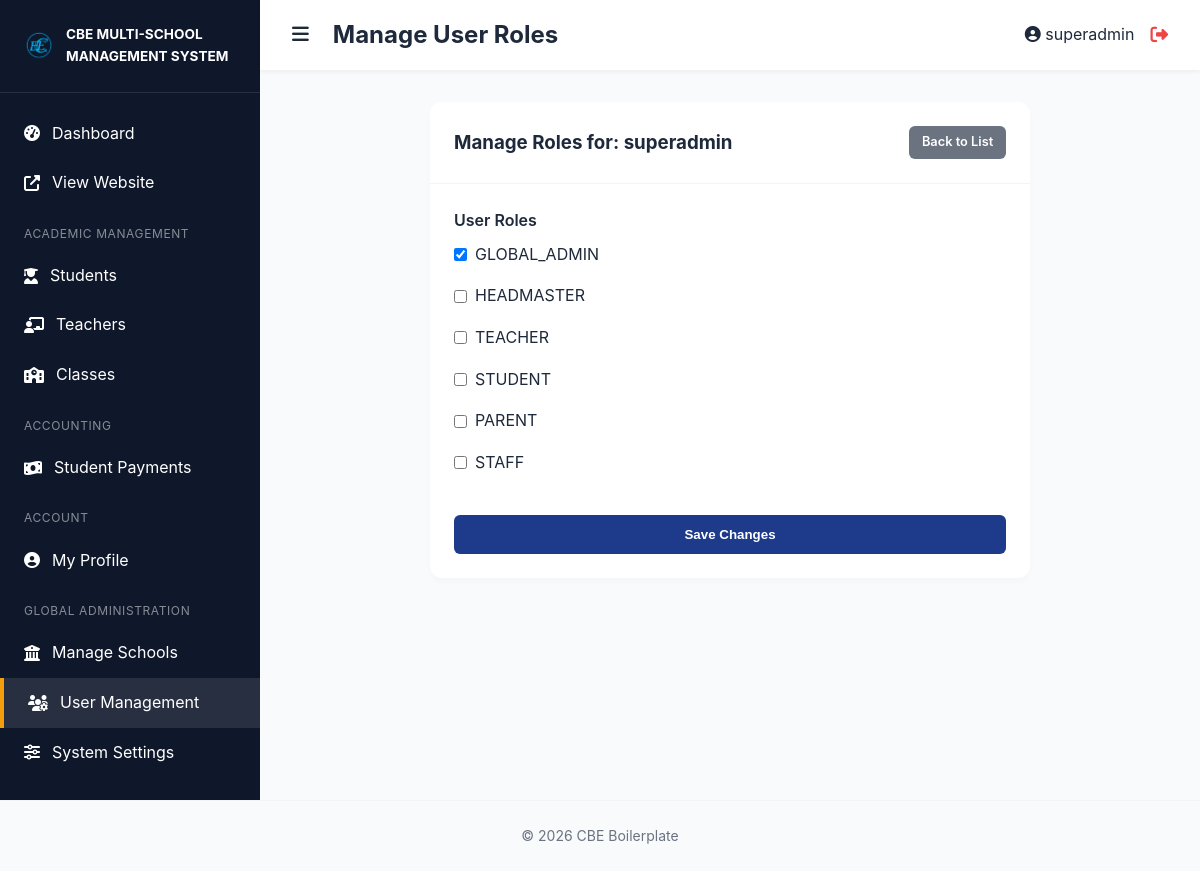
The app's page /modules/users/edit.php?id=1 (signed in) with its own data.
### tables this page shows
CREATE TABLE `users` (
  `id` int(11) NOT NULL AUTO_INCREMENT,
  `school_id` int(11) DEFAULT NULL,  
  `username` varchar(50) NOT NULL,
  `email` varchar(100) NOT NULL,
  `password` varchar(255) NOT NULL,
  `full_name` varchar(255) DEFAULT NULL,
  `phone` varchar(20) DEFAULT NULL,
  `profile_pic` varchar(255) DEFAULT 'default.png',
  `status` enum('active', 'inactive') DEFAULT 'active',
  `created_at` timestamp NOT NULL DEFAULT current_timestamp(),
  PRIMARY KEY (`id`),
  UNIQUE KEY `email` (`email`),
  UNIQUE KEY `username` (`username`),
  CONSTRAINT `users_ibfk_1` FOREIGN KEY (`school_id`) REFERENCES `schools` (`id`) ON DELETE SET NULL
);

CREATE TABLE `roles` (
  `id` int(11) NOT NULL AUTO_INCREMENT,
  `name` varchar(50) NOT NULL,
  PRIMARY KEY (`id`)
);

### modules/users/edit.php (the view, shortened to what this page needs)
<?php
include __DIR__ . '/../../includes/header.php';
require_once __DIR__ . '/../../config/database.php';
$user_id = $_GET['id'] ?? 0;
$stmt = $pdo->prepare("SELECT * FROM users WHERE id = ?");
$stmt->execute([$user_id]);
$user = $stmt->fetch();
$roles = $pdo->query("SELECT * FROM roles")->fetchAll();
$stmt = $pdo->prepare("SELECT role_id FROM user_roles WHERE user_id = ?");
$stmt->execute([$user_id]);
$current_role_ids = $stmt->fetchAll(PDO::FETCH_COLUMN);
?>
<div class="card" style="max-width: 600px; margin: 0 auto;">
    <div class="card-header">
        <h3>Manage Roles for: <?php echo htmlspecialchars($user['username']); ?></h3>
        <a href="list.php" class="btn btn-secondary btn-sm" style="width: auto;">Back to List</a>
    </div>
    <div style="padding: 1.5rem;">
        <form method="POST">
            <div class="form-group">
                <label>User Roles</label>
                <div style="display: flex; flex-direction: column; gap: 0.5rem; margin-top: 0.5rem;">
                    <?php foreach ($roles as $role): ?>
                        <label style="display: flex; align-items: center; gap: 0.5rem; font-weight: normal; cursor: pointer;">
                            <input type="checkbox" name="roles[]" value="<?php echo $role['id']; ?>"
                                <?php echo in_array($role['id'], $current_role_ids) ? 'checked' : ''; ?>>
                            <?php echo strtoupper($role['name']); ?>
                        </label>
                    <?php endforeach; ?>
                </div>
            </div>
            <div style="margin-top: 2rem;">
                <button type="submit" class="btn btn-primary">Save Changes</button>
            </div>
        </form>
    </div>
</div>
<?php include __DIR__ . '/../../includes/footer.php'; ?>

### assets/css/main.css (style rules this page uses)
* { box-sizing: border-box; margin: 0; padding: 0; }
body { font-family: var(--font_family); background-color: var(--background); color: var(--text); line-height: 1.6; }
a { text-decoration: none; color: inherit; }
.form-group { margin-bottom: 1rem; }
.form-group label { display: block; margin-bottom: 0.5rem; font-weight: 600; }
.btn { display: inline-block; padding: 0.75rem 1.5rem; border-radius: 6px; border: none; cursor: pointer; font-weight: 600; transition: all 0.3s ease; }
.btn-primary { background-color: var(--primary); color: white; width: 100%; }
.card { background: white; border-radius: 12px; box-shadow: 0 4px 6px rgba(0, 0, 0, 0.02); overflow: hidden; }
.card-header { padding: 1.5rem; border-bottom: 1px solid #f3f4f6; display: flex; justify-content: space-between; align-items: center; }
.btn-sm { padding: 0.4rem 0.8rem; font-size: 0.8rem; }
.btn-secondary { background-color: #6b7280; color: white; }
html { scroll-behavior: smooth; }

### records on screen
users: username "superadmin"
roles: id "☑", name "GLOBAL_ADMIN"
roles: name "HEADMASTER"
roles: name "TEACHER"
roles: name "STUDENT"
roles: name "PARENT"
roles: name "STAFF"

### other values on screen
$school_name "CBE MULTI-SCHOOL MANAGEMENT SYSTEM"
$page_title "Manage User Roles"
$_SESSION['username'] "superadmin"
get_setting('footer_text', '© 2026 CBE Boilerplate') "© 2026 CBE Boilerplate"
